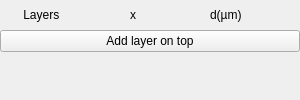
    <widget class="QFrame" name="frame2">
     <property name="sizePolicy">
      <sizepolicy hsizetype="Fixed" vsizetype="Preferred">
       <horstretch>0</horstretch>
       <verstretch>1</verstretch>
      </sizepolicy>
     </property>
     <property name="minimumSize">
      <size>
       <width>300</width>
       <height>0</height>
      </size>
     </property>
     <property name="maximumSize">
      <size>
       <width>300</width>
       <height>16777215</height>
      </size>
     </property>
     <property name="frameShape">
      <enum>QFrame::NoFrame</enum>
     </property>
     <property name="frameShadow">
      <enum>QFrame::Plain</enum>
     </property>
     <property name="lineWidth">
      <number>1</number>
     </property>
     <layout class="QGridLayout" name="gridLayout_2">
      <property name="leftMargin">
       <number>0</number>
      </property>
      <property name="topMargin">
       <number>0</number>
      </property>
      <property name="rightMargin">
       <number>0</number>
      </property>
      <property name="bottomMargin">
       <number>0</number>
      </property>
      <property name="spacing">
       <number>0</number>
      </property>
      <item row="0" column="0">
       <widget class="QFrame" name="frame21">
        <property name="sizePolicy">
         <sizepolicy hsizetype="Preferred" vsizetype="Fixed">
          <horstretch>0</horstretch>
          <verstretch>0</verstretch>
         </sizepolicy>
        </property>
        <property name="minimumSize">
         <size>
          <width>0</width>
          <height>30</height>
         </size>
        </property>
        <property name="frameShape">
         <enum>QFrame::NoFrame</enum>
        </property>
        <property name="frameShadow">
         <enum>QFrame::Raised</enum>
        </property>
        <layout class="QHBoxLayout" name="horizontalLayout_4">
         <property name="spacing">
          <number>0</number>
         </property>
         <property name="leftMargin">
          <number>0</number>
         </property>
         <property name="topMargin">
          <number>0</number>
         </property>
         <property name="rightMargin">
          <number>0</number>
         </property>
         <property name="bottomMargin">
          <number>0</number>
         </property>
         <item>
          <widget class="QLabel" name="lb_layer">
           <property name="sizePolicy">
            <sizepolicy hsizetype="Fixed" vsizetype="Preferred">
             <horstretch>0</horstretch>
             <verstretch>0</verstretch>
            </sizepolicy>
           </property>
           <property name="minimumSize">
            <size>
             <width>130</width>
             <height>0</height>
            </size>
           </property>
           <property name="text">
            <string>       Layers</string>
           </property>
          </widget>
         </item>
         <item>
          <widget class="QLabel" name="lb_x">
           <property name="sizePolicy">
            <sizepolicy hsizetype="Fixed" vsizetype="Preferred">
             <horstretch>0</horstretch>
             <verstretch>0</verstretch>
            </sizepolicy>
           </property>
           <property name="minimumSize">
            <size>
             <width>80</width>
             <height>0</height>
            </size>
           </property>
           <property name="text">
            <string>x</string>
           </property>
          </widget>
         </item>
         <item>
          <widget class="QLabel" name="lb_d">
           <property name="sizePolicy">
            <sizepolicy hsizetype="Fixed" vsizetype="Preferred">
             <horstretch>0</horstretch>
             <verstretch>0</verstretch>
            </sizepolicy>
           </property>
           <property name="minimumSize">
            <size>
             <width>70</width>
             <height>0</height>
            </size>
           </property>
           <property name="text">
            <string>&lt;html&gt;&lt;head/&gt;&lt;body&gt;&lt;p&gt;d(µm)&lt;/p&gt;&lt;/body&gt;&lt;/html&gt;</string>
           </property>
          </widget>
         </item>
         <item>
          <widget class="QLabel" name="lb_null1">
           <property name="sizePolicy">
            <sizepolicy hsizetype="Fixed" vsizetype="Preferred">
             <horstretch>0</horstretch>
             <verstretch>0</verstretch>
            </sizepolicy>
           </property>
           <property name="minimumSize">
            <size>
             <width>16</width>
             <height>0</height>
            </size>
           </property>
           <property name="text">
            <string/>
           </property>
          </widget>
         </item>
        </layout>
       </widget>
      </item>
      <item row="1" column="0">
       <widget class="QFrame" name="frame22">
        <property name="frameShape">
         <enum>QFrame::NoFrame</enum>
        </property>
        <property name="frameShadow">
         <enum>QFrame::Raised</enum>
        </property>
        <layout class="QGridLayout" name="grid22">
         <property name="sizeConstraint">
          <enum>QLayout::SetDefaultConstraint</enum>
         </property>
         <property name="leftMargin">
          <number>0</number>
         </property>
         <property name="topMargin">
          <number>0</number>
         </property>
         <property name="rightMargin">
          <number>0</number>
         </property>
         <property name="bottomMargin">
          <number>0</number>
         </property>
         <property name="spacing">
          <number>0</number>
         </property>
         <item row="0" column="0">
          <widget class="QPushButton" name="buttonaddlayer">
           <property name="text">
            <string>Add layer on top</string>
           </property>
          </widget>
         </item>
        </layout>
       </widget>
      </item>
      <item row="2" column="0">
       <spacer name="vspacer">
        <property name="orientation">
         <enum>Qt::Vertical</enum>
        </property>
        <property name="sizeHint" stdset="0">
         <size>
          <width>20</width>
          <height>40</height>
         </size>
        </property>
       </spacer>
      </item>
     </layout>
    </widget>
